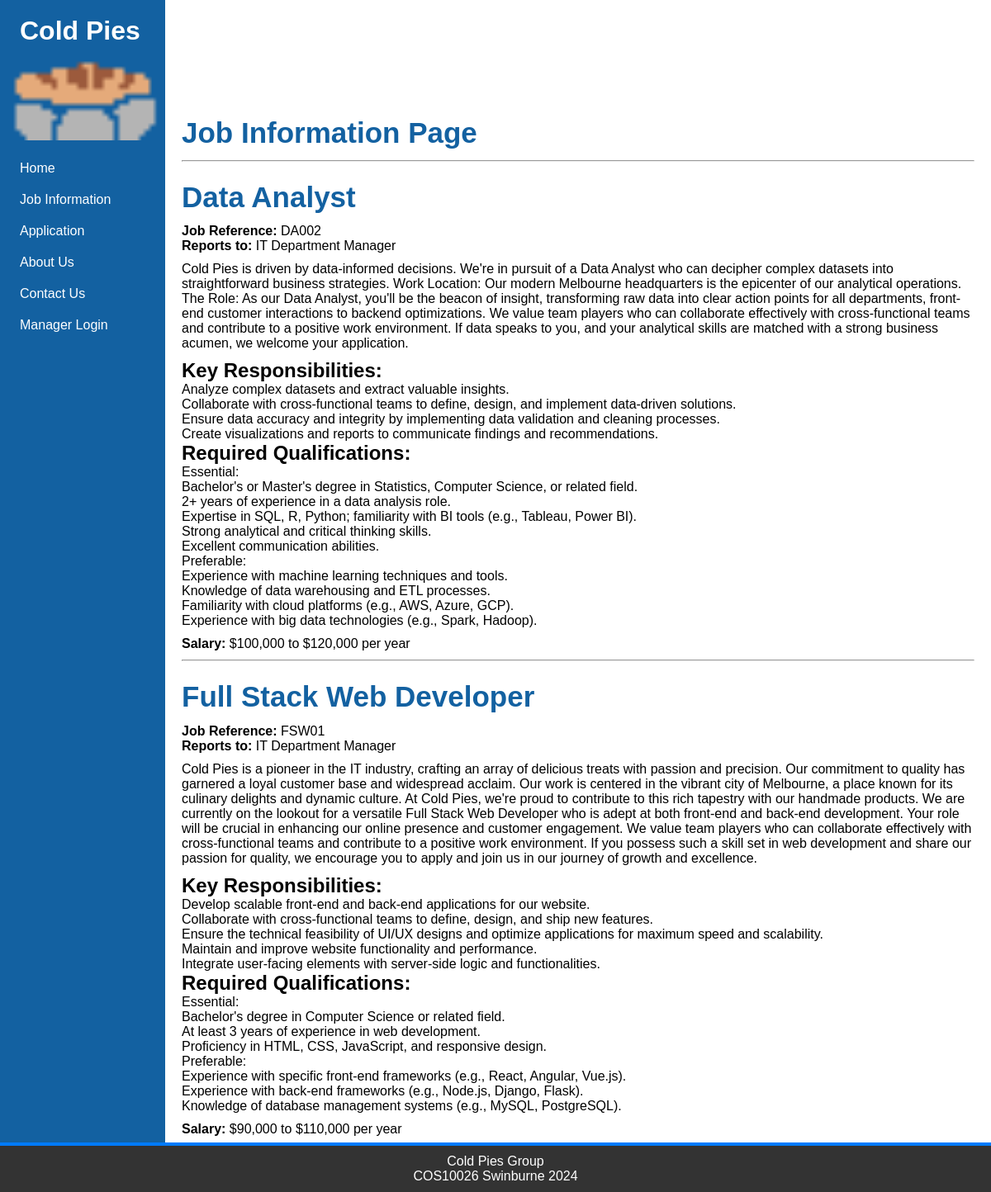
Screenshot of /assign2/jobs.php with the database file from the repository.
### tables this page shows
CREATE TABLE `job_description` (
  `JobReferenceNumber` varchar(5) NOT NULL,
  `JobTitle` varchar(100) NOT NULL,
  `JobDescription` longtext,
  `KeyResponsibilities` longtext,
  `RequiredQualifications` longtext,
  `Salary` varchar(50) DEFAULT NULL,
  `ReportsTo` varchar(255) DEFAULT NULL,
  `DetailedDescription` text,
  PRIMARY KEY (`JobReferenceNumber`)
);

### assign2/jobs.php (the view, shortened to what this page needs)
<!DOCTYPE html>
<html lang="en">
<head>
  <link href="styles/coldpiescss.css" rel="stylesheet"/>
</head>
<body>
  <?php include 'header.inc'; ?>
  <?php include 'menu.inc'; ?>
  <main class="content">
    <h1>Job Information Page</h1>
    <hr>
    <?php
    require_once 'settings.php';
    $conn = new mysqli($host, $user, $pwd, $sql_db);
    $sql = "SELECT JobReferenceNumber, JobTitle, JobDescription, KeyResponsibilities, RequiredQualifications, Salary FROM job_description";
    $result = $conn->query($sql);
    if ($result->num_rows > 0) {
        while ($row = $result->fetch_assoc()) {
            echo "<section>";
            echo "<h1>" . htmlspecialchars(trim($row["JobTitle"])) . "</h1>";
            echo "<p><strong>Job Reference:</strong> " . htmlspecialchars(trim($row["JobReferenceNumber"])) . "<br>";
            echo "<strong>Reports to:</strong> IT Department Manager</p>";
            echo "<p>" . nl2br(htmlspecialchars(trim($row["JobDescription"]))) . "</p>";
            echo "<h2>Key Responsibilities:</h2>";
            echo "<ul>";
            $responsibilities = explode("\n", trim($row["KeyResponsibilities"]));
            foreach ($responsibilities as $responsibility) {
                echo "<li>" . htmlspecialchars(trim($responsibility)) . "</li>";
            }
            echo "</ul>";
            echo "<h2>Required Qualifications:</h2>";
            echo "<ul>";
            $qualifications = explode("\n", trim($row["RequiredQualifications"]));
            foreach ($qualifications as $qualification) {
                echo "<li>" . htmlspecialchars(trim($qualification)) . "</li>";
            }
            echo "</ul>";
            echo "<p><strong>Salary:</strong> " . htmlspecialchars(trim($row["Salary"])) . "</p>";
            echo "</section>";
            echo "<hr>";
        }
    } else {
        echo "0 results";
    }
    ?>
  </main>
  <?php include 'footer.inc'; ?>
</body>
</html>

### assign2/header.inc
<div id="side-bar" class="sidebar">
    <header>
        <h1>
            <a href="index.php">Cold Pies</a>
        </h1>
        <div class="sidebar-image"></div>
        <?php include 'menu.inc'; ?>
    </header>
</div>

### assign2/menu.inc
<ul>
    <li><a href="index.php">Home</a></li>
    <li><a href="jobs.php">Job Information</a></li>
    <li><a href="apply.php">Application</a></li>
    <li><a href="about.php">About Us</a></li>
    <li><a href="contact.php">Contact Us</a></li>
    <?php if (isset($_SESSION['username'])): ?>
        <li><a href="manage.php">Manage Applications</a></li>
        <li><a href="logout.php">Logout</a></li>
    <?php else: ?>
        <li><a href="phpenhancements.php">Manager Login</a></li>
    <?php endif; ?>
</ul>

### assign2/footer.inc
<footer>
   <p class="footer">
      <a href="about.php">Cold Pies Group</a>
   </p>
   <p>COS10026 Swinburne 2024</p>

### assign2/styles/coldpiescss.css (style rules this page uses)
* { margin: 0; padding: 0; box-sizing: border-box; text-decoration: none; font-family: calabri, sans-serif; }
h1 { color: #1361a1; }
.sidebar { position: fixed; left: 0; top: 0; width: 200px; height: 100%; background-color: #1361a1; padding-top: 5px; }
.sidebar-image { height: 100px; width: 100%; background-image: url('images/coldpieslogo.png'); background-position: center; background-size: cover; margin-bottom: 15px; }
.sidebar h1 { padding: 10px 20px; color: white; border: 4px solid #1361a1; background-color: #1361a1; }
.sidebar h1 a { color: white; }
.sidebar ul { list-style-type: none; font-family: "Brush Script MT"; }
.sidebar ul li { padding: 10px 20px; background-color: #1361a1; }
.sidebar ul li a { color: white; text-decoration: none; border: 4px solid #1361a1; background-color: #1361a1; }
.content { margin-left: 200px; padding: 20px; color: black; font-family: "arial"; margin-bottom: 35px; }
.content h1 { margin-top: 10px; margin-bottom: 10px; font: 600 35px/1.3 'Calibri', sans-serif; color: #1361a1; }
.content p { margin-top: 10px; margin-bottom: 10px; }
section { margin-top: 10px; overflow: hidden; }
footer { position: fixed; bottom: 0; left: 0; width: 100%; background-color: #333; color: white; text-align: center; padding: 10px 0; border-top: 4px solid #007BFF; font-family: 'Times New Roman', Times, serif; }
footer a { color: white; text-decoration: none; }

### rows the page displays
job_description: JobTitle "Data Analyst", JobReferenceNumber "DA002", JobDescription "Cold Pies is driven by data-informed decisions. We're in pursuit of a Data Analyst who can decipher complex datasets into straightforward business strategies. Work Location: Our modern Melbourne headquarters is the epicenter of our analytical operations. The Role: As our Data Analyst, you'll be the beacon of insight, transforming raw data into clear action points for all departments, front-end customer interactions to backend optimizations. We value team players who can collaborate effectively with cross-functional teams and contribute to a positive work environment. If data speaks to you, and your analytical skills are matched with a strong business acumen, we welcome your application.", KeyResponsibilities "Analyze complex datasets and extract valuable insights.", KeyResponsibilities "Collaborate with cross-functional teams to define, design, and implement data-driven solutions.", KeyResponsibilities "Ensure data accuracy and integrity by implementing data validation and cleaning processes.", KeyResponsibilities "Create visualizations and reports to communicate findings and recommendations.", RequiredQualifications "Essential:", RequiredQualifications "Bachelor's or Master's degree in Statistics, Computer Science, or related field.", RequiredQualifications "2+ years of experience in a data analysis role.", RequiredQualifications "Expertise in SQL, R, Python; familiarity with BI tools (e.g., Tableau, Power BI).", RequiredQualifications "Strong analytical and critical thinking skills.", RequiredQualifications "Excellent communication abilities.", RequiredQualifications "Preferable:", RequiredQualifications "Experience with machine learning techniques and tools.", RequiredQualifications "Knowledge of data warehousing and ETL processes.", RequiredQualifications "Familiarity with cloud platforms (e.g., AWS, Azure, GCP).", RequiredQualifications "Experience with big data technologies (e.g., Spark, Hadoop).", Salary "$100,000 to $120,000 per year"
job_description: JobTitle "Full Stack Web Developer", JobReferenceNumber "FSW01", JobDescription "Cold Pies is a pioneer in the IT industry, crafting an array of delicious treats with passion and precision. Our commitment to quality has garnered a loyal customer base and widespread acclaim. Our work is centered in the vibrant city of Melbourne, a place known for its culinary delights and dynamic culture. At Cold Pies, we're proud to contribute to this rich tapestry with our handmade products. We are currently on the lookout for a versatile Full Stack Web Developer who is adept at both front-end and back-end development. Your role will be crucial in enhancing our online presence and customer engagement. We value team players who can collaborate effectively with cross-functional teams and…", KeyResponsibilities "Develop scalable front-end and back-end applications for our website.", KeyResponsibilities "Collaborate with cross-functional teams to define, design, and ship new features.", KeyResponsibilities "Ensure the technical feasibility of UI/UX designs and optimize applications for maximum speed and scalability.", KeyResponsibilities "Maintain and improve website functionality and performance.", KeyResponsibilities "Integrate user-facing elements with server-side logic and functionalities.", RequiredQualifications "Essential:", RequiredQualifications "Bachelor's degree in Computer Science or related field.", RequiredQualifications "At least 3 years of experience in web development.", RequiredQualifications "Proficiency in HTML, CSS, JavaScript, and responsive design.", RequiredQualifications "Preferable:", RequiredQualifications "Experience with specific front-end frameworks (e.g., React, Angular, Vue.js).", RequiredQualifications "Experience with back-end frameworks (e.g., Node.js, Django, Flask).", RequiredQualifications "Knowledge of database management systems (e.g., MySQL, PostgreSQL).", Salary "$90,000 to $110,000 per year"
